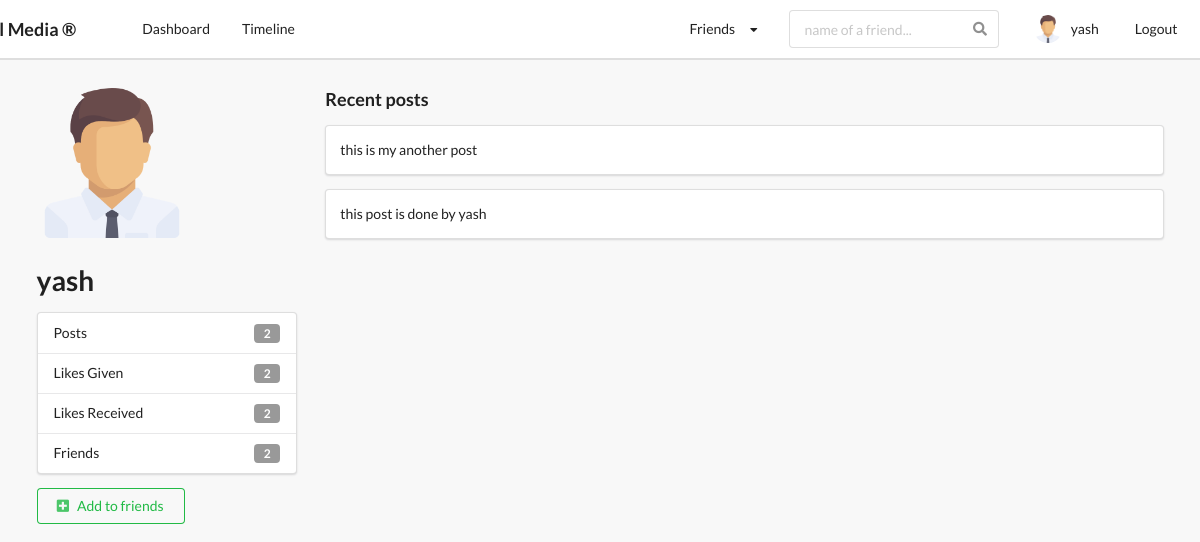
Page /profiles/yash-rastogi/ (signed in) on the committed database.
### profiles/models.py (models this page shows, shortened)
class Profile(models.Model):
    first_name = models.CharField(max_length = 200, blank = True)
    last_name = models.CharField(max_length = 200, blank = True)
    user = models.OneToOneField(settings.AUTH_USER_MODEL,on_delete=models.CASCADE)
    bio = models.TextField(default = "no bio", max_length=300, blank = True)
    email = models.EmailField(max_length = 200,blank = True)
    country = models.CharField(choices = COUNTRY_CHOICES, max_length = 100,blank = True)
    avatar = models.ImageField(default = "avatar.png", upload_to = 'avatars/')
    friends = models.ManyToManyField(settings.AUTH_USER_MODEL, blank = True, related_name='friends')
    slug = models.SlugField(unique = True, blank = True)
    updated = models.DateTimeField(auto_now=True)
    created =  models.DateTimeField(auto_now_add=True)
    objects = ProfileManager()
    __initial_first_name = None
    __initial_last_name = None
    def __init__(self,*args, **kwargs):
        super().__init__(*args, **kwargs)
        self.__initial_first_name = self.first_name
        self.__initial_last_name = self.last_name
    def get_friends_no(self):
        return self.friends.all().count()
    def get_no_of_post(self):
        return self.posts.all().count()
    def get_authors_post(self):
        return self.posts.all()
    def get_no_of_likes_given(self):
        likes = self.like_set.all()
        total_likes = 0
        for item in likes:
            if item.value == 'Like':
                total_likes += 1
        return total_likes
    def get_no_of_likes_received(self):
        posts = self.posts.all()
        total_likes = 0
        for item in posts:
            total_likes += item.liked.all().count()
        return total_likes

### posts/models.py (models this page shows, shortened)
class Like(models.Model):
    user = models.ForeignKey(Profile, on_delete=models.CASCADE)  #related_name="user_likes"
    post = models.ForeignKey(Post, on_delete=models.CASCADE)  #related_name="post_likes"
    value = models.CharField(choices = LIKE_CHOICES, max_length=8)
    updated = models.DateTimeField(auto_now=True)
    created = models.DateTimeField(auto_now_add=True)

class Post(models.Model):
    content = models.TextField()
    image = models.ImageField(upload_to='posts/', validators = [FileExtensionValidator(['png','jpg','jpeg'])], blank = True)
    liked = models.ManyToManyField(Profile, blank=True, related_name='likes')
    updated = models.DateTimeField(auto_now=True)
    created = models.DateTimeField(auto_now_add=True)
    author = models.ForeignKey(Profile, on_delete=models.CASCADE, related_name='posts')
    class Meta:
        ordering = ('-created',)    #newer post will be at the top and older post will be at bottom

### profiles/views.py (the view)
# urls.py: path('<slug>/', ProfileDetailView.as_view(), name='profiles_detail_view'),
class ProfileDetailView(LoginRequiredMixin, DetailView):
    model = Profile
    template_name = 'profiles/detail.html'
    def get_object(self, slug=None):
        slug = self.kwargs.get('slug')
        profile = Profile.objects.get(slug=slug)
        return profile
    def get_context_data(self, **kwargs):
        context = super().get_context_data(**kwargs)
        user = User.objects.get(username__iexact=self.request.user)
        profile = Profile.objects.get(user=user)
        context["profile"] = profile
        rel_r = Relationship.objects.filter(sender=profile)    #it store relationship we send to other user
        rel_s = Relationship.objects.filter(receiver=profile)  #it store relationship send by other user to our profile
        rel_receiver = []
        rel_sender = []
        for item in rel_r:
            rel_receiver.append(item.receiver.user)
        for item in rel_s:
            rel_sender.append(item.sender.user)
        context["rel_receiver"] = rel_receiver
        context["rel_sender"] = rel_sender
        context["posts"] = self.get_object().get_authors_post()
        context["len_posts"] = True if len(self.get_object().get_authors_post()) > 0 else False
        return context

### profiles/context_processors.py (called while the page is built)
def profile_dp(request):
    if request.user.is_authenticated:
        profile_obj = Profile.objects.get(user=request.user)
        pic = profile_obj.avatar
        return {'picture':pic}
    return {}

def invitation_received_no(request):
    if request.user.is_authenticated:
        profile_obj = Profile.objects.get(user=request.user)
        qs_count = Relationship.objects.invitations_received(profile_obj).count()
        return {'invites_no':qs_count}
    return {}

def friends_no(request):
    if request.user.is_authenticated:
        profile_obj = Profile.objects.get(user=request.user)
        count = profile_obj.get_friends_no()
        return {'friend_count':count}
    return {}

### profiles/models.py (called while the page is built)
    def invitations_received(self,receiver):
        qs = Relationship.objects.filter(receiver=receiver, status='send')
        return qs

### profiles/templates/profiles/detail.html (shortened to what this page needs)
{% extends 'base.html' %}
{% block content %}
    <div class="ui grid" style="margin-top:5px;">
        <div class="row">
            <div class="four wide column">
                <img class="ui small rounded image" src ={{object.avatar.url}}>
                <h1>{{object.user}}</h1>
                <div class="ui vertical fluid menu">
                    <div class="item">
                        Posts
                        <div class="ui label">
                            {{object.get_no_of_post}}
                        </div>
                    </div>
                    <div class="item">
                        Likes Given
                        <div class="ui label">
                            {{object.get_no_of_likes_given}}
                        </div>
                    </div>
                    <div class="item">
                        Likes Received
                        <div class="ui label">
                            {{object.get_no_of_likes_received}}
                        </div>
                    </div>
                    <div class="item">
                        Friends
                        <div class="ui label">
                            {{object.get_friends_no}}
                        </div>
                    </div>
                </div>
                    {% if object.user not in rel_receiver and object.user not in rel_sender %}
                        <form action="{% url 'profiles:send_invite' %}" method="POST">
                            <button type="submit" class="ui positive basic button" ><i class="plus square icon"></i>Add to friends</button>
                        </form>
                    {% endif %}
                    <br>
            </div>
            <div class="twelve wide column">
                {% if len_posts %}
                    <h3>Recent posts</h1>
                    {% for post in posts %}
                        <div class="ui segment fluid">
                            {{post.content}}
                        </div>
                    {% endfor %}
                {% else %}
                    <h1>No posts of this user</h1>
                {% endif %}
            </div>
        </div>
    </div>
{% endblock content %}

### templates/main/navbar.html (shortened to what this page needs)
{% url 'posts:main_post_view' as path_to_posts %}
{% url 'profiles:my_profile_view' as path_to_my_profile %}
{% url 'profiles:users_posts' as path_to_timeline %}
{% url 'logout_view' as path_to_logout %}
{% url 'login_view' as path_to_login %}
<div class="ui secondary pointing menu nav" style="height:60px; position:sticky; top:0; z-index:1; background-color: white;">
    <div class="ui container">
        <h3 style="margin-left:-80px; padding-right:50px; padding-top: 8px;">Social Media &reg;</h3>
        <a href="{{path_to_posts}}" class="{% if request.path == path_to_posts %}active{% endif %} item">
            Dashboard
        </a>
        {% if request.user.is_authenticated %}
        <a href="{{path_to_timeline}}" class="{% if request.path == path_to_timeline %}active{% endif %} item">
            Timeline
        </a>
        {% endif %}
        <div class="right menu">
            {% if request.user.is_authenticated %}
                <div class="item">
                    <div class="ui dropdown"> Friends
                        <i class="ui dropdown icon"></i>
                    </div>
                </div>
                <div class="item" style="padding-bottom:0px; padding-right:30px;">
                    <form action="" method="GET">
                        <div class="ui icon input" style="">
                            <input class="prompt transparent" type="text" name='q' placeholder="name of a friend...">
                        </div>
                    </form>
                </div>
                <a style="padding:5px; padding-right:20px" href="{{path_to_my_profile}}" class="{% if request.path == path_to_my_profile %}active{% endif %} item" style="margin-top:10px;">
                    <img src={{picture.url}} class="ui avatar image">&nbsp;
                    {{request.user}}
                </a>
                <a style="margin-right:-30px" href="{{path_to_logout}}" class="ui item">Logout</a>
            {% else %}
                <a href="{{path_to_login}}" class="ui item">
                  Login
                </a>
            {% endif %}
        </div>
    </div>
</div>

### static_project/style.css (style rules this page uses)
body { background-color: #f8f8f8 !important; }
.nav { border-radius: 0px !important; padding: 10px 0 10px 0 !important; background-color: black; }

### rows in the picture
Profile: avatar (placeholder picture), user "yash", get_no_of_post "2", get_no_of_likes_given "2", get_no_of_likes_received "2", get_friends_no "2"
Post: content "this is my another post"
Post: content "this post is done by yash"

### other values in the picture
{{ request.user }} "yash"
